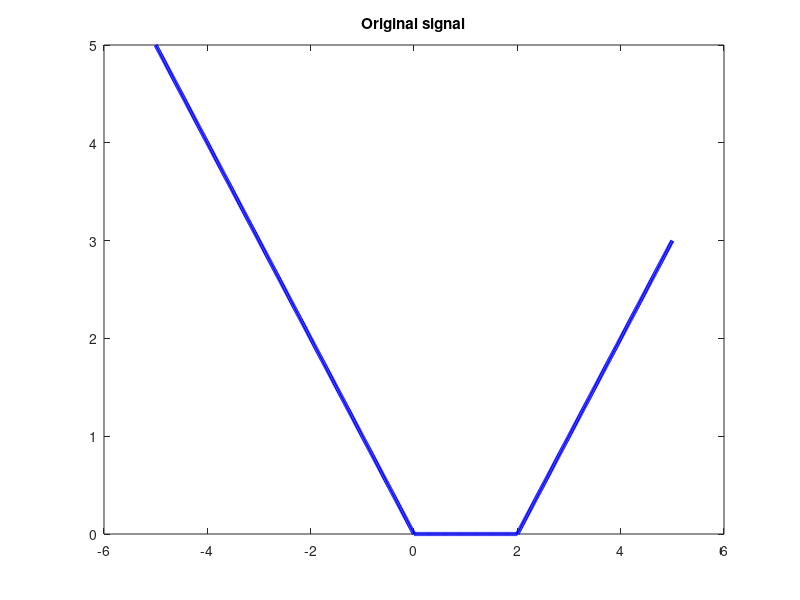

Write MATLAB code to recreate this figure.
clc 
clear all
close all

%%%%%%%%%%%%%%%%%
%Practical no. 
%%%%%%%%%%%%%%%%%%

%%%%%%%%%%%%%%%%%%%%%%%%%%%%%%%%%%%%%%%%%%%%
%Topic: Odd and Even signal plotting
%%%%%%%%%%%%%%%%%%%%%%%%%%%%%%%%%%%%%%%%%%%%

%Take a signal y = x + 2
%%Plot its odd and oven parts

%Original signal 
%%y = x + 2 which is defined from 0 to 3
x = (-2:0.01:5);
y = zeros(size(x));
[row, col] = size(x);
for i = 1:col
    if x(1,i) >= 0 & x(1,i) <= 4
        y(1,i) = x(1,i);
    else
        y(1,i) = 0;
    end 
end

%Finding x(-t) from y = x(t)
x_1 = (-5:0.01:2);
[row1 col1] = size(x_1);
y_1 = zeros(size(x_1));
for j = 1:col1
    if x_1(1,j) <= 0 & x(1,j) >= -4
        y_1(1,j) = -x_1(1,j);
    else
        y_1(1,j) = 0;
    end 
end


%Finding the even signal 
x_2 = (-5:0.01:5);
y_2 = zeros(size(x_2));
[row2 col2] = size(x_2);
count = 1;
for k= 1:col2
    if x_2(1,k) < 0 & x_2(1,k) >= -5
        y_2(1,k) = y_1(1,k);
    else
        y_2(1,k) = y(1,count);
        count = count + 1;
    end
        
end

%Second Signal is Exponential signal 


%Plotting the signals 
%%original signal
% subplot(2,3,1)
plot(x_2,y_2, 'b', 'linewidth', 3);
title('Original signal')